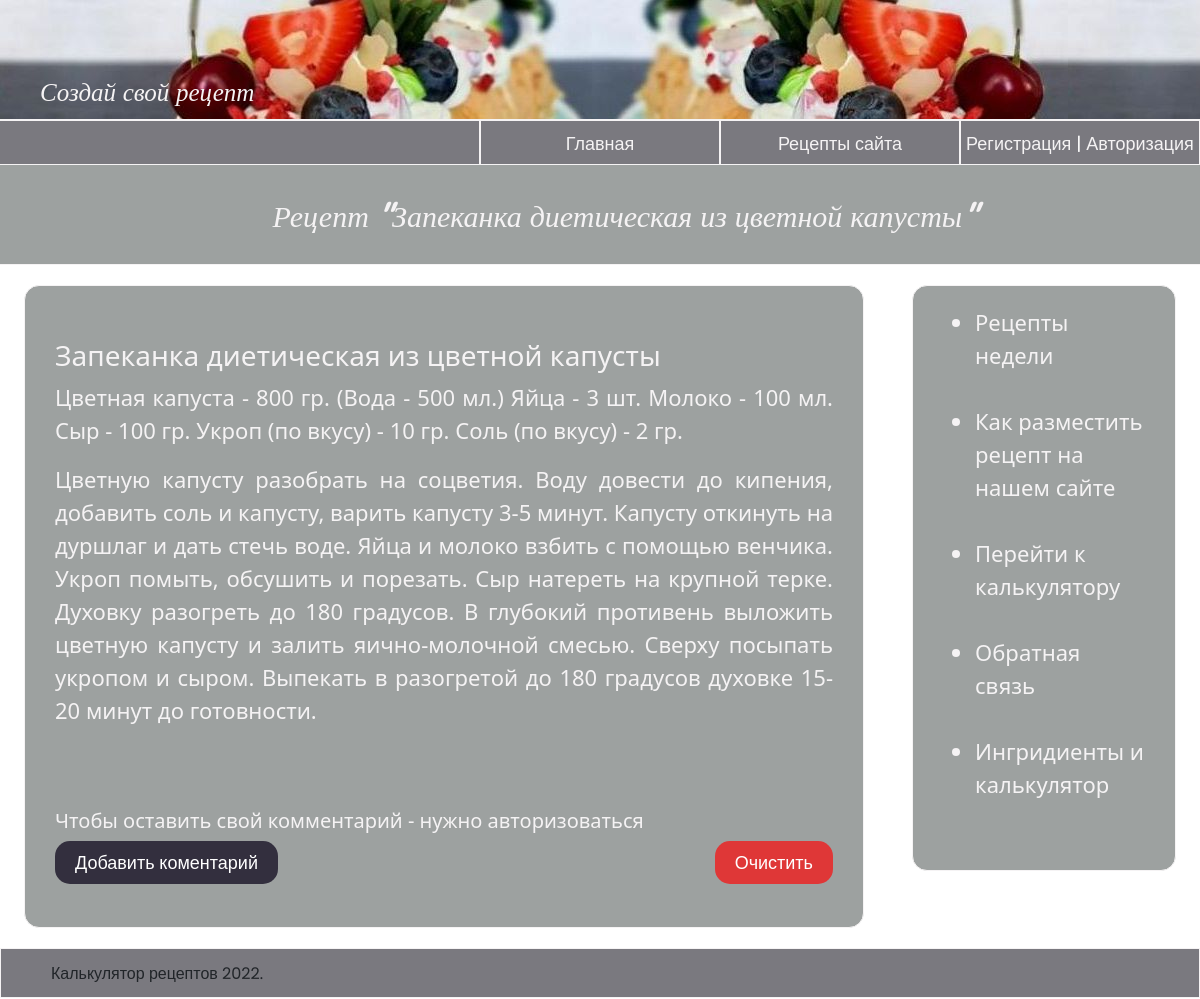
The page /db_recipes/2 on the database its author committed.
### db_recipes/models.py (models this page shows, shortened)
class Recipes(models.Model):
    title = models.CharField (max_length=100, verbose_name='Название рецепта')
    compound = models.TextField(max_length=500, verbose_name='Ингридиенты')
    cooking = models.TextField(max_length=2000, verbose_name='Процесс приготовления')
    class Meta:
        db_table='recipe'
        verbose_name='Рецепт'
        verbose_name_plural = 'Рецепты'

### db_recipes/views.py (the view)
# urls.py: path('<int:pk>', views.RecipesDetailView.as_view(), name='recipe-detail'),
class RecipesDetailView(DetailView):
    model = Recipes
    template_name = 'db_recipes/details_view.html'
    context_object_name = 'article'

### db_recipes/templates/db_recipes/details_view.html (shortened to what this page needs)
{% extends 'main/layout.html' %}
{% block greeting%} Рецепт "{{article.title}}" {% endblock %}
{% block content%}
        <div id="main">
          <br>
          <h3>{{article.title}}</h3>
          <p>{{article.compound}}</p>
          <p>{{article.cooking}}</p>
          <br>
          <br>
        <form method="post" action="">
            <h5>Чтобы оставить свой комментарий - нужно авторизоваться</h5>
        </form>
             <button form="add_form" type="submit" class="button_add">Добавить коментарий </button.form>
            <button type="submit" class="button_cancel">Очистить</button>
            <br>
            <br>
        </div>
{% endblock %}

### main/static/main/css/main.css (style rules this page uses)
* { margin: 0; padding: 0; }
#main, .aside { margin-top: 20px; border: 1px solid #f5f3f4; opacity: 100%; background:#9da1a0; color: #f5f3f4; margin-left: 2%; border-radius: 15px; font-size: 22px; }
#main { width:70%; text-align:justify; float: left; padding: 20px 2.5%; }
.button_add { color: white; float:left; border-radius: 15px; background:#332f3e; font-size: 18px; padding: 8px 20px; font-family: 'Poppins', sans-serif; border: none; }
.button_cancel { color: white; float:right; border-radius: 15px; background:#df3737; font-size: 18px; padding: 8px 20px; font-family: 'Poppins', sans-serif; border: none; }

### rows shown on the page
Recipes: title "Запеканка диетическая из цветной капусты", compound "Цветная капуста - 800 гр. (Вода - 500 мл.) Яйца - 3 шт. Молоко - 100 мл. Сыр - 100 гр. Укроп (по вкусу) - 10 гр. Соль (по вкусу) - 2 гр.", cooking "Цветную капусту разобрать на соцветия. Воду довести до кипения, добавить соль и капусту, варить капусту 3-5 минут. Капусту откинуть на дуршлаг и дать стечь воде. Яйца и молоко взбить с помощью венчика. Укроп помыть, обсушить и порезать. Сыр натереть на крупной терке. Духовку разогреть до 180 градусов. В глубокий противень выложить цветную капусту и залить яично-молочной смесью. Сверху посыпать укропом и сыром. Выпекать в разогретой до 180 градусов духовке 15-20 минут до готовности."
